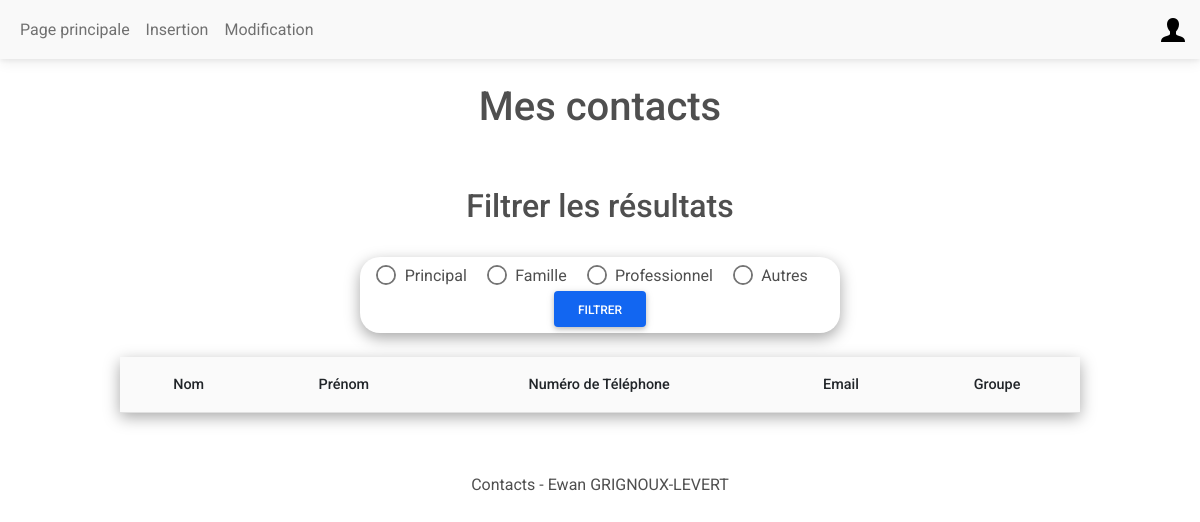
Before: /index.php?inlineRadioOptions=Travail (signed in) with the older database file.
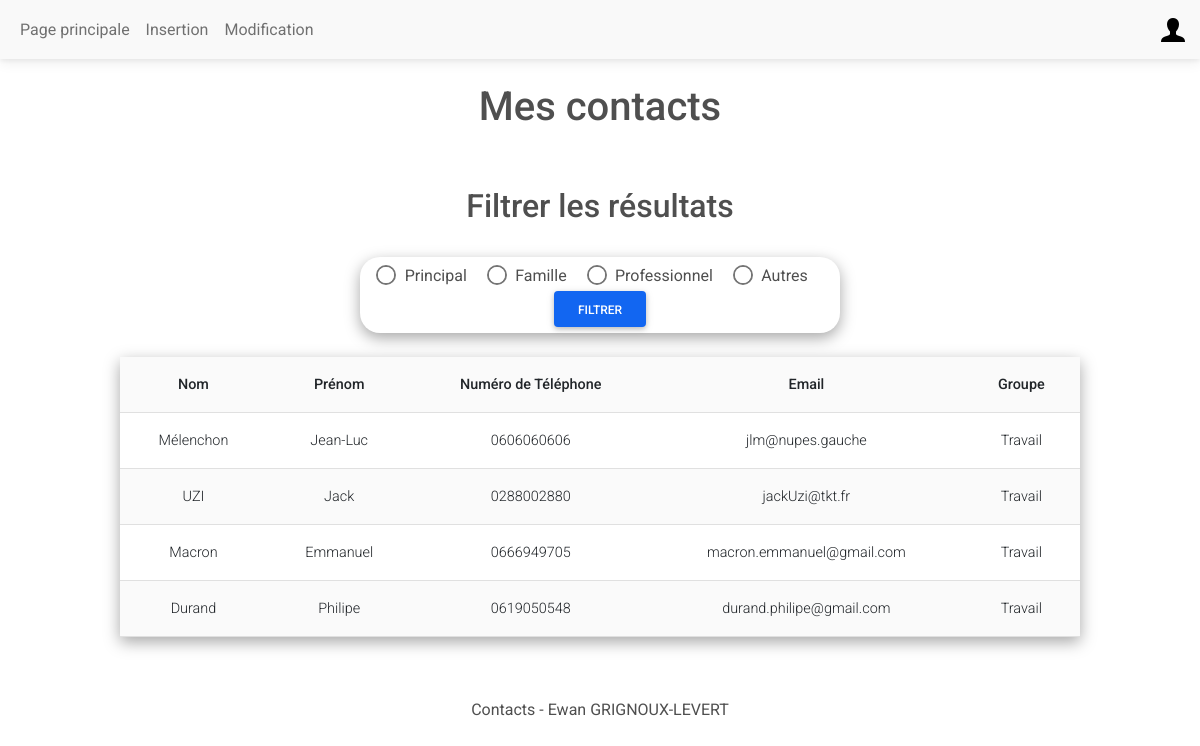
After: the same page with the newer database file.
### tables this page shows
CREATE TABLE "Coordonnees" (
	"id"	INTEGER,
	"nom"	VARCHAR(30) NOT NULL,
	"prenom"	VARCHAR(30) NOT NULL,
	"phoneNumber"	VARCHAR(10),
	"email"	VARCHAR(40) CHECK("email" LIKE '%@%'),
	"idUsers"	INTEGER NOT NULL,
	"groups"	VARCHAR(10) NOT NULL CHECK("groups" IN ('Principal', 'Travail', 'Famille', 'Autre')),
	FOREIGN KEY("idUsers") REFERENCES "Users"("id") ON UPDATE CASCADE ON DELETE CASCADE,
	PRIMARY KEY("id" AUTOINCREMENT)
);

### index.php (the view, shortened to what this page needs)
<!DOCTYPE html>
<html lang="fr">
    <head>
        <link href="http://localhost/WEB2/IUT-Projet-WEB/style.css" rel="stylesheet" type="text/css">
        <link rel="stylesheet" href="https://cdnjs.cloudflare.com/ajax/libs/font-awesome/6.0.0/css/all.min.css%22/%3E">
        <link rel="stylesheet" href="css/mdb.min.css" />
    </head>
    <body>
        <nav class="navbar navbar-expand-lg navbar-light bg-light">
            <div class="container-fluid">
                <div class="collapse navbar-collapse" id="navbarSupportedContent">
                    <ul class="navbar-nav me-auto mb-2 mb-lg-0">
                        <li class="nav-item">
                        <a class="nav-link" href="index.php">Page principale</a>
                        </li>
                        <?php
                            if(isset($_SESSION) && $_SESSION['status']=='admin'){
                                echo '<li class="nav-item">';
                                echo '<a class="nav-link" href="insertion.php">Insertion</a>';
                                echo '</li>';
                                echo '<li class="nav-item">';
                                echo '<a class="nav-link" href="modification.php">Modification</a>';
                                echo '</li>';
                            }
                        ?>
                    </ul>
                </div>
                <div class="dropdown">
                    <a class="dropdown-toggle d-flex align-items-center hidden-arrow" href="#" id="navbarDropdownMenuAvatar" role="button" data-mdb-toggle="dropdown" aria-expanded="false">
                        <img src="img/user.png" alt="user icon" loading="lazy">
                    </a>
                </div>
            </div>
        </nav>
        <h1>Mes contacts</h1>
        <section>
            <h2>Filtrer les résultats</h2>
            <form id="ind_form" action="#" method="GET">
                <div class="form-check form-check-inline">
                    <input class="form-check-input" type="radio" name="inlineRadioOptions" id="inlineRadio1" value="Principal" />
                    <label class="form-check-label" for="inlineRadio1">Principal</label>
                </div>
                <div class="form-check form-check-inline">
                    <input class="form-check-input" type="radio" name="inlineRadioOptions" id="inlineRadio2" value="Famille" />
                    <label class="form-check-label" for="inlineRadio1">Famille</label>
                </div>
                <div class="form-check form-check-inline">
                    <input class="form-check-input" type="radio" name="inlineRadioOptions" id="inlineRadio3" value="Professionnel" />
                    <label class="form-check-label" for="inlineRadio1">Professionnel</label>
                </div>
                <div class="form-check form-check-inline">
                    <input class="form-check-input" type="radio" name="inlineRadioOptions" id="inlineRadio4" value="Autres" />
                    <label class="form-check-label" for="inlineRadio1">Autres</label>
                </div>
                <input type="submit" class="btn btn-primary" id="ind_button" value='Filtrer'>
            </form>
        </section>
        <?php
        $madb = new PDO('sqlite:'.$_SERVER["DOCUMENT_ROOT"]."/WEB2/IUT-Projet-WEB/DB/database.sqlite") ;
        if (!empty($_GET)){
            $groups_filtre= $madb->quote($_GET["inlineRadioOptions"]);
            $query = 'SELECT * FROM Coordonnees WHERE idUsers LIKE '.$_SESSION["id"].' AND groups LIKE '.$groups_filtre.';';
            $result = $madb->query($query);
            $tb = "
                <tr>
                <th scope='col'>Nom</th>
                <th scope='col'>Prénom</th>
                <th scope='col'>Numéro de Téléphone</th>
                <th scope='col'>Email</th>
                <th scope='col'>Groupe</th>
                </tr>
                <tr>
            ";
            while ($row = $result->fetch(PDO::FETCH_ASSOC)) {
                $nom = $row["nom"];
                $prenom = $row["prenom"];
                $phone = $row["phoneNumber"];
                $mail = $row["email"];
                $groups = $row["groups"];
                $tb .= "<td> $nom </td>";
                $tb .= "<td> $prenom </td>";
                $tb .= "<td> $phone </td>";
                $tb .= "<td> $mail </td>";
                $tb .= "<td> $groups </td>";
                $tb .= "</tr>";
            }
        }
        echo "<div table-responsive>
            <table class='table table-striped ' id='index_tab'>
            $tb
            </table>";
        ?>
        <footer>
            <p>Contacts - Ewan GRIGNOUX-LEVERT</p>
        </footer>
    </body>
</html>

### style.css (style rules this page uses)
h1, h2 { text-align: center; padding: 2%; }
body { position: relative; margin: 0; padding: 0; min-height: 100%; width: 100%; }
#ind_form { text-align: center; padding: 0.5%; margin-left: 30%; margin-bottom: 2%; width : 40%; box-shadow: rgba(0, 0, 0, 0.35) 0px 5px 15px; border-radius: 20px; }
#index_tab { width: 80%; margin-left: 10%; box-shadow: rgba(0, 0, 0, 0.35) 0px 5px 15px; text-align: center; }
footer { margin-top: 5%; margin-bottom: 0%; width: 100%; text-align: center; }

Changed rows visible on the page:
added coordonnees: nom "Mélenchon", prenom "Jean-Luc", phoneNumber "0606060606", email "jlm@nupes.gauche", groups "Travail"
added coordonnees: nom "UZI", prenom "Jack", phoneNumber "0288002880", email "jackUzi@tkt.fr", groups "Travail"
added coordonnees: nom "Macron", prenom "Emmanuel", phoneNumber "0666949705", email "macron.emmanuel@gmail.com", groups "Travail"
added coordonnees: nom "Durand", prenom "Philipe", phoneNumber "0619050548", email "durand.philipe@gmail.com", groups "Travail"
